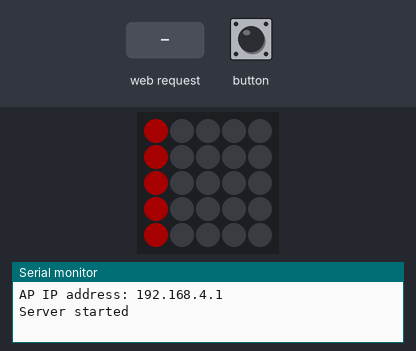
The sketch below on a simulated ESP32. On the bench: 5×5 RGB LED matrix (first LED top left, wired row by row), the last lines printed to the serial monitor. Inputs (shaded band) come from the test bench. Dim RGB values are drawn brighter than linear; WiFi joins after 1.5 s; servers stay silent unless stated.

Above: at 1.2 s.
1.3 s: button pressed for 0.15 s
At 2.4 s:
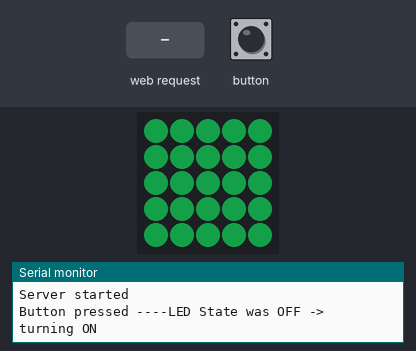
2.9 s: button pressed for 1 s
At 3.6 s:
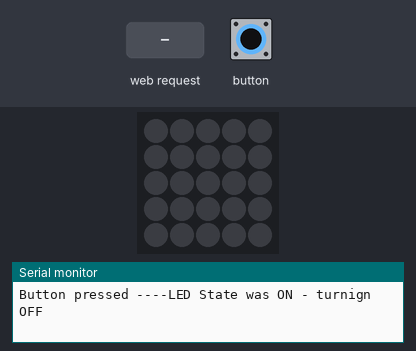
5.4 s: HTTP request GET /LED/on received
6.9 s: HTTP request GET /LED/on received
At 7.9 s:
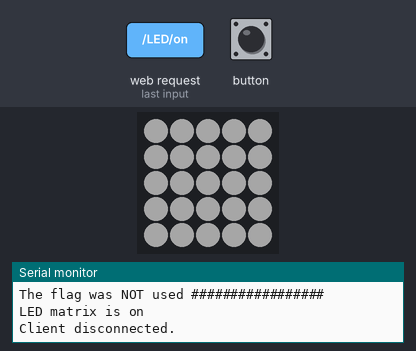
8.5 s: button pressed for 3.2 s
At 9.1 s:
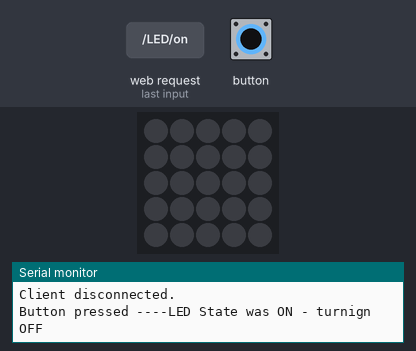
13.2 s: HTTP request GET /LED/off received
Timing chart, 0 to 15.7 s (numbered marks = the images above; inputs shaded):
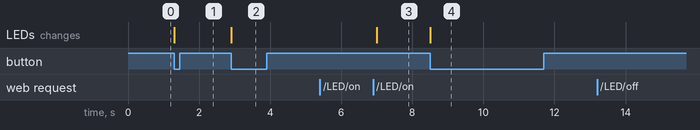

Measured:
- after the input at 1.3 s, the LEDs: change at once (image 1)
- after the input at 2.9 s, the LEDs: change at once (image 2)
- after the input at 6.9 s, the LEDs: change after 0.10 s (image 3)
- after the input at 8.5 s, the LEDs: change at once (image 4)

The sketch:

wifi_hardware_software.ino
```cpp
#include <WiFi.h>
#include <M5Atom.h>
#include <WiFiClient.h>
#include <WiFiAP.h>

//test
const char ssid[10] = "M5Network";
const char password[10] = "123456789";

CRGB colors[] = {
  0xfe0000, // red
  0x1ED35E, // green
  0xFFFFFF, // white
  0x031cfc, // blue
  0x2090f7, //light blue
  0x137a10, //green
  0xc76316, // orange
  0xc71616, //red
};

WiFiServer server(80);
//IPAdress ip(192, 168, 0, 1);
//IPAdress gateway(192, 168, 0, 1);
//IPAdress subnet(255, 255, 255, 0);

// Variable to store the HTTP request
String header;

// Auxiliar variables to store the current output state
String LEDState = "off";

//var to track time
unsigned long time_milli;
unsigned long timeSinceLastModeButtonPress = 0;
unsigned long timeBtwLastModeButtonPress  = 100;

bool flag;

void setup() {

  M5.begin(true, false, true);

  //M5.dis.fillpix(colors[2]);
  Serial.begin(115200);

  WiFi.mode(WIFI_AP);
  WiFi.softAP(ssid, password);
  //WiFi.softAPConfig(ip, gateway, subnet);
  //WiFi.begin();

  IPAddress myIP = WiFi.softAPIP();
  Serial.print("AP IP address: ");
  Serial.println(myIP);
  server.begin();

  Serial.println("Server started");

  M5.dis.drawpix(0,colors[0]);
  M5.dis.drawpix(5,colors[0]);
  M5.dis.drawpix(10,colors[0]);
  M5.dis.drawpix(15,colors[0]);
  M5.dis.drawpix(20,colors[0]);
}


void loop() {
  //Serial.println("New void loop started");
  time_milli = millis();

  WiFiClient client = server.available();

  if (M5.Btn.wasPressed()) {
    //Serial.println("Button pressed ------------------------");
    if (time_milli - timeSinceLastModeButtonPress > timeBtwLastModeButtonPress) {
      timeSinceLastModeButtonPress  = time_milli;
      //Serial.println("Time check passed");

      //flags to update teh webpage
      client = true;
      flag = true;

      if(LEDState == "on"){
        Serial.println("Button pressed ----LED State was ON - turnign OFF");
        LEDState == "off";
        M5.dis.clear();
      }
      else if(LEDState == "off"){
        Serial.println("Button pressed ----LED State was OFF -> turning ON");
        LEDState = "on";
        M5.dis.fillpix(colors[1]);
      }
    }
  }


  if (client){
    Serial.println("New client");
    String currentLine = "" ;//to store the response of the WiFiClient

    while(client.connected()){
      Serial.println("Client is connected");
      if(client.available()){
        char c = client.read();

        //Serial.print("client response: ");
        //Serial.println(c);

        header += c;

        if (c == '\n') {
          Serial.print("client responseentire message is: ");
          Serial.println(header);
          //now check newline content, is blank the request is onver
          if (currentLine.length()==0){

            // HTTP headers always start with a response code (e.g. HTTP/1.1 200 OK)
            // and a content-type so the client knows what's coming, then a blank line:
            client.println("HTTP/1.1 200 OK");
            client.println("Content-type:text/html");
            client.println("Refresh: 10");
            client.println("Connection: close");
            client.println();

            //Serial.println("*********flag is:");
            //Serial.println(flag);
            //secion to turn stuff on in the hardware based on the requests
            if (flag){ //the button was pressed for cases are inverted
              Serial.println("The flag was used@@@@@@@@@@@@@@@@@@");
              Serial.println("Yess the flag was false so the varialble is not changed");
              Serial.println("and the LEDState is: ");
              Serial.println(LEDState);
            }else {
              Serial.println("The flag was NOT used #################");
              if (header.indexOf("GET /LED/on") >= 0 ) {
                Serial.println("LED matrix is on");
                LEDState = "on";
                M5.dis.fillpix(colors[2]);

              } else if (header.indexOf("GET /LED/off") >= 0 && LEDState == "on") {
                Serial.println("LED matrix is off");
                LEDState = "off";
                M5.dis.clear();
              }
            }

            //HTML page goes here
            client.println("<!DOCTYPE html><html>");
            client.println("<head><meta name=\"viewport\" content=\"width=device-width, initial-scale=1\">");
            client.println("<link rel=\"icon\" href=\"data:,\">");
            // CSS to style the on/off buttons
            // Feel free to change the background-color and font-size attributes to fit your preferences
            client.println("<style>html { font-family: Helvetica; display: inline-block; margin: 0px auto; text-align: center;}");
            client.println(".button { background-color: #4CAF50; border: none; color: white; padding: 16px 40px;");
            client.println("text-decoration: none; font-size: 30px; margin: 2px; cursor: pointer;}</style></head> ");
            //client.println(".button2 {background-color: #555555;}</style></head>");

            // Web Page Heading
            client.println("<body><h1>My firt page hosted on M5</h1>");

            // Display current state, and ON/OFF buttons for LED matrix
            client.println("<p>LED Matix State " + LEDState + "</p>");
            // If the LEDState is off, it displays the ON button
            if (LEDState=="off") {
              client.println("<p><a href=\"/LED/on\"><button class=\"button\">ON</button></a></p>");
            } else {
              client.println("<p><a href=\"/LED/off\"><button class=\"button button2\">OFF</button></a></p>");
            }

            // Display current state, and ON/OFF buttons for GPIO 27
            /*client.println("<p>GPIO 27 - State " + output27State + "</p>");
            // If the output27State is off, it displays the ON button
            if (output27State=="off") {
            client.println("<p><a href=\"/27/on\"><button class=\"button\">ON</button></a></p>");
          } else {
          client.println("<p><a href=\"/27/off\"><button class=\"button button2\">OFF</button></a></p>");
        }*/
        client.println("</body></html>");

        // The HTTP response ends with another blank line
        client.println();
        // Break out of the while loop
        break;
      } else { // if you got a newline, then clear currentLine
        currentLine = "";
      }
    } else if (c != '\r') {  // if you got anything else but a carriage return character,
      currentLine += c;      // add it to the end of the currentLine
    }
  }
}

flag = false;

// Clear the header variable
header = "";
// Close the connection
client.stop();
Serial.println("Client disconnected.");
Serial.println("");


}


M5.update();
}
```
